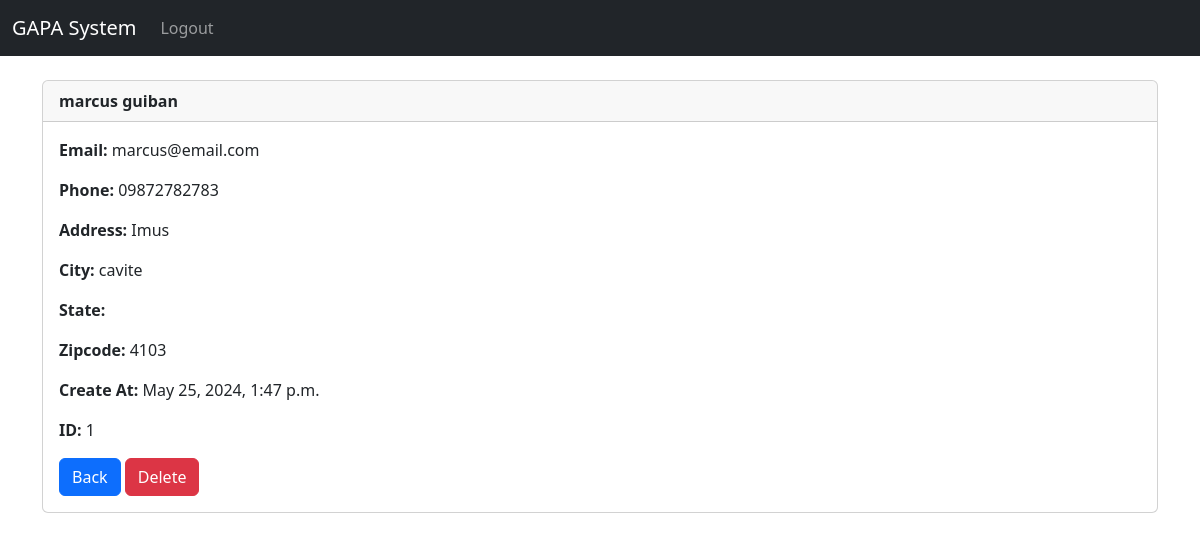
The page /record/1 (signed in) on the database its author committed.
### website/models.py (models this page shows, shortened)
class Record(models.Model):
    created_at = models.DateTimeField(auto_now_add=True)
    first_name = models.CharField(max_length=50)
    last_name = models.CharField(max_length=50)
    email = models.CharField(max_length=100)
    phone = models.CharField(max_length=15)
    address = models.CharField(max_length=50)
    city = models.CharField(max_length=50)
    zipcode = models.CharField(max_length=20)

### website/views.py (the view)
# urls.py: path('record/<int:pk>', views.customer_record, name='record'),
def customer_record(request, pk):
    if request.user.is_authenticated:
        customer_record = Record.objects.get(id=pk)
        return render(request, 'record.html',{'customer_record':customer_record})
    else:
        messages.success(request, "You Must be logged in to view that page")
        return redirect('home')

### website/templates/record.html
{% extends 'base.html' %}
{% block content %}
<div class="card">
    <div class="card-header"><strong>
        {{ customer_record.first_name }}
        {{ customer_record.last_name }}</strong>
    </div>
    <div class="card-body">
        <p class="card-text">
            <strong>Email: </strong>{{ customer_record.email }}</p>
            <p class="card-text">
            <strong>Phone: </strong>{{ customer_record.phone }}
            </p>
            <p class="card-text">
            <strong>Address: </strong>{{ customer_record.address }}</p>
            <p class="card-text">
            <strong>City: </strong>{{ customer_record.city }}</p>
            <p class="card-text">
            <strong>State: </strong>{{ customer_record.state }}</p>
            <p class="card-text">
            <strong>Zipcode: </strong>{{ customer_record.zipcode }}</p>
            <p class="card-text">
            <strong>Create At: </strong>{{ customer_record.created_at }}</p>
            <p class="card-text">
            <strong>ID: </strong>{{ customer_record.id }}</p>
            <a href="{% url 'home' %}" class="btn btn-primary">Back</a>
            <a href="{% url 'delete_record' customer_record.id %}" class="btn btn-danger">Delete</a>
    </div>
  </div>
{% endblock %}

### rows shown on the page
Record: first_name "marcus", last_name "guiban", email "marcus@email.com", phone "09872782783", address "Imus", city "cavite", zipcode "4103", created_at "May 25, 2024, 1:47 p.m.", id "1"
